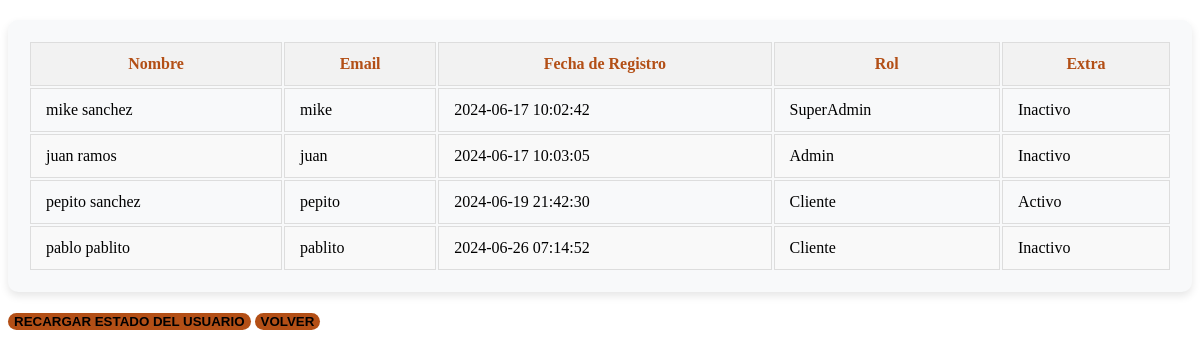
The page /view/adm/seguimiento_usuarios.php on the database its author committed.
### tables this page shows
CREATE TABLE `tb_usuarios` (
  `id` int(11) NOT NULL,
  `nombre` varchar(60) NOT NULL,
  `apellido` varchar(60) NOT NULL,
  `email` varchar(260) NOT NULL,
  `pasword` varchar(100) NOT NULL,
  `fecha_registro` varchar(50) NOT NULL,
  `id_cate_user` int(11) DEFAULT NULL,
  `status_user` varchar(10) DEFAULT NULL,
  `foto_user` varchar(1000) DEFAULT 'null',
  PRIMARY KEY (`id`),
  KEY `id_cate_user` (`id_cate_user`),
  CONSTRAINT `tb_usuarios_ibfk_1` FOREIGN KEY (`id_cate_user`) REFERENCES `tb_cate_user` (`id_cate_user`)
);

### metodos/modelo.php (called while the page is built, shortened)
<?php
class Model {
    public static function sqlCraerIdUsuario($des){
        include("bd-conect/inclucion-bd.php");
        if( $des == 2) $dato = "*";
        $sql = "select $dato from tb_usuarios ";
        return $resulatdo = $conexion->query($sql);
    }
}

### metodos/clas-admin.php (the view)
<?php
class Admin {
    public static function verUsuarios() {
        include_once("modelo.php");
        $consulta = Model::sqlCraerIdUsuario(2);
        $salida = '<div class="table-responsive">';
        $salida .= '<table class="user-table">';
        $salida .= '<thead>';
        $salida .= '<tr>';
        $salida .= '<th>Nombre</th>';
        $salida .= '<th>Email</th>';
        $salida .= '<th>Fecha de Registro</th>';
        $salida .= '<th>Rol</th>';
        $salida .= '<th>Extra</th>';
        $salida .= '</tr>';
        $salida .= '</thead>';
        $salida .= '<tbody>';
        while($fila = $consulta->fetch_array()) {
            $salida .= '<tr>';
            $salida .= '<td>' . htmlspecialchars($fila[1]) . ' ' . htmlspecialchars($fila[2]) . '</td>';
            $salida .= '<td>' . htmlspecialchars($fila[3]) . '</td>';
            $salida .= '<td>' . htmlspecialchars($fila[5]) . '</td>';
            $salida .= '<td>';
            if($fila[6] == 0) $salida .= 'SuperAdmin';
            if($fila[6] == 1) $salida .= 'Admin';
            if($fila[6] == 2) $salida .= 'Cliente';
            $salida .= '</td>';
            $salida .= '<td>' . htmlspecialchars($fila[7]) . '</td>';
            $salida .= '</tr>';
        }
        $salida .= '</tbody>';
        $salida .= '</table>';
        $salida .= '</div>';
        return $salida;
    }
}

### css/style-nav-right.css (style rules this page uses)
.user-table { max-width: 100%; width: 100%; margin: 20px auto; padding: 20px; background-color: #f8f9fa; border-radius: 10px; box-shadow: 0 4px 8px rgba(0, 0, 0, 0.1); overflow-x: auto; }
.user-table th, .user-table td { padding: 12px 15px; border: 1px solid #ddd; }
.user-table th { background-color: #f2f2f2; color: #b34f16; }
.user-table tr:nth-child(even) { background-color: #f9f9f9; }

### rows shown on the page
tb_usuarios: nombre "mike", apellido "sanchez", email "mike", fecha_registro "2024-06-17 10:02:42", value "SuperAdmin", status_user "Inactivo"
tb_usuarios: nombre "juan", apellido "ramos", email "juan", fecha_registro "2024-06-17 10:03:05", value "Admin", status_user "Inactivo"
tb_usuarios: nombre "pepito", apellido "sanchez", email "pepito", fecha_registro "2024-06-19 21:42:30", value "Cliente", status_user "Activo"
tb_usuarios: nombre "pablo", apellido "pablito", email "pablito", fecha_registro "2024-06-26 07:14:52", value "Cliente", status_user "Inactivo"
